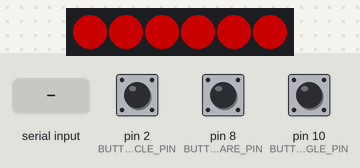
Bench run of a sketch on a simulated Arduino Mega 2560, built with avr-gcc and run on an emulated ATmega2560. Parts: 6 RGB LEDs in strip order, left to right. The test bench sets the inputs (shaded band); at power-on: pin 2 (BUTTON_CIRCLE_PIN) HIGH, pin 8 (BUTTON_SQUARE_PIN) HIGH, pin 10 (BUTTON_TRIANGLE_PIN) HIGH. Dim RGB values are drawn brighter than linear; what the sketch prints to the serial monitor is not drawn.

Above: at 1.2 s.
1.3 s: pin 2 (BUTTON_CIRCLE_PIN) pulled LOW for 0.15 s
4.4 s: "1" received over the second serial link
At 6.7 s:
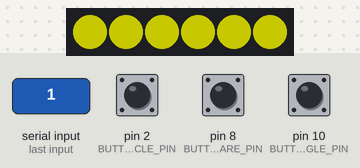
At 7.3 s:
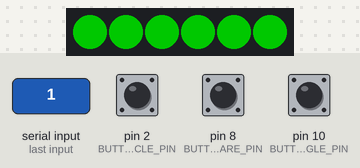
7.4 s: "2" received over the second serial link
8.9 s: pin 8 (BUTTON_SQUARE_PIN) pulled LOW for 0.15 s
At 11.3 s:
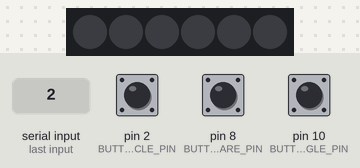
Timing chart, 0 to 15.0 s (numbered marks = the images above; inputs shaded):
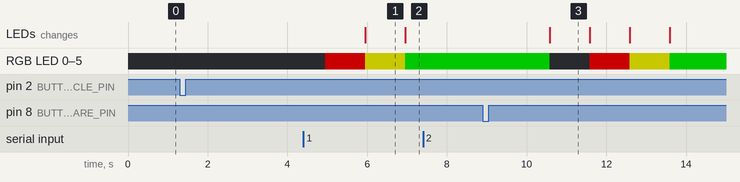

The sketch:

RockPaperSissors.pdf.ino
```cpp
/**
 *  File Rock Paper Scissors game
 *
 *  Authors: Isaac Draper, Ben Brenkman
 *  Email:   fuzeplay@timpanogos-tech.com
 *
 *  Purpose: This is the rock paper scissors implementation on the FuzePlay zubi board
 *  You will need to boards and three wires to connect the two boards together
 *  One wire to connect both grounds together, Another to connect one boards TX pin to the other boards RX pin,
 *  And another to connect the remaining RX pin to the other boards TX pin.
 *
 **/

#include <FastLED.h>
#include <Bounce2.h>
enum state {CONN, SUCCESS, WARNING, PLAY};
state status = CONN;
enum RESULT {TIE, WIN, LOSE, NA};
enum BUTTON {TRIANGLE, CIRCLE, SQUARE, NONE};
//---------------------Initialize LED's, Don't change these -------------------------
#define NUMBER_OF_LEDS 6
#define DATA_PIN 16 //Serial Data output (don't change this)
#define CLOCK_PIN 15 //Serial Clock output (don't change this)
CRGB leds[NUMBER_OF_LEDS];
//---------------------Buttons, Don't change these-----------------------------------
//This sets which pins in your Fuze board are connected to each button
//Since these are constants (they can't be changed), they are written in UPPER CASE
#define BUTTON_ONE_PIN 7
#define BUTTON_TWO_PIN 5
#define BUTTON_THREE_PIN 9
#define BUTTON_TRIANGLE_PIN 10
#define BUTTON_CIRCLE_PIN 2
#define BUTTON_SQUARE_PIN 8
//-----------------------------------------------------------------------------------
//Buzzer, don't change this
//This sets which pin on your Fuze board are connected to a buzzer
//Since these are constants (they can't be changed), they are written in UPPER CASE
#define BUZZER_PIN 3
//This enables "debouncing" on the buttons
//https://github.com/thomasfredericks/Bounce2
Bounce triangleDebouncer = Bounce();
Bounce circleDebouncer = Bounce();
Bounce squareDebouncer = Bounce();


//******************************************************************************
// User modifiable values
//******************************************************************************
int NUMBER_OF_PLAYS = 3;
int FLASH_CYCLES = 20;
double INTERVAL_INCREASE = 0.005;


// This is the setup function only called once during the program run.
// It is called before the loop is called
// Put initialization code here
void setup() {
  // put your setup code here, to run once:
  // Initialize FastLED library with our board led's
  FastLED.addLeds<APA102, DATA_PIN, CLOCK_PIN, BGR>(leds, NUMBER_OF_LEDS);
  clearAllLEDs();
  Serial.begin(9600);
  Serial1.begin(9600);
  //This tells the Fuze board that these pins are buttons, don't change this part of the code
  pinMode(BUTTON_TRIANGLE_PIN, INPUT_PULLUP);
  pinMode(BUTTON_CIRCLE_PIN, INPUT_PULLUP);
  pinMode(BUTTON_SQUARE_PIN, INPUT_PULLUP);
  //Initialize the button debounce, don't change this part of the code
#define DEBOUNCE_INTERVAL 40
  triangleDebouncer.attach(BUTTON_TRIANGLE_PIN);
  triangleDebouncer.interval(DEBOUNCE_INTERVAL);
  squareDebouncer.attach(BUTTON_SQUARE_PIN);
  squareDebouncer.interval(DEBOUNCE_INTERVAL);
  circleDebouncer.attach(BUTTON_CIRCLE_PIN);
  circleDebouncer.interval(DEBOUNCE_INTERVAL);
}

//Used to clear all the LEDs after a light sequence is complete
void clearAllLEDs() {
    // Goes through every led and then sets them to the color black
  for (int i = 0; i < NUMBER_OF_LEDS; i++) {
    leds[i] = CRGB::Black;
  }
  FastLED.show(); // Updates the changes so we can see them
}


// This is the loop function.
// This function is called over and over agian until the end of the program
void loop() {
  // //Read the latest button states
  triangleDebouncer.update();
  squareDebouncer.update();
  circleDebouncer.update();

  clearAllLEDs(); // Clear LED's

  // This section of code keeps track of the status of the game
  // There are two statuses
  // 1. Connecting, this is the waiting peroid, waits until both players are ready
  if (status == CONN) {
    if (connect())
      status = PLAY;
  }
  for (int i = 0; i < NUMBER_OF_PLAYS; i++) {
    playGame(); // This plays the game as many times as specified.
  }
  status = CONN;
}


// This is the connect function. Waits until both players are ready.
bool connect() {
  double count = 0;
  bool isConnected = false;
  bool isDown = false;
  char str[1];
  clearAllLEDs();
  // char recievData = 'N';
  while (!isConnected) {
      // Update the buttons
    triangleDebouncer.update();
    squareDebouncer.update();
    circleDebouncer.update();
    // Makes the cool circling blue ring of LED's
    leds[0].setRGB(0, 0, 100 * abs(sin(count + (3.141592659 / 6))));
    leds[1].setRGB(0, 0, 100 * abs(sin(count + (3.141592659 / 3))));
    leds[2].setRGB(0, 0, 100 * abs(sin(count + (3.141592659 / 2))));
    leds[3].setRGB(0, 0, 100 * abs(sin(count + (2 * 3.141592659 / 3))));
    leds[4].setRGB(0, 0, 100 * abs(sin(count + (5 * 3.141592659 / 6))));
    leds[5].setRGB(0, 0, 100 * abs(sin(count + (3.141592659))));
    count += 0.005;
    FastLED.show();
    // Check to see if the triangle button was pressed
    if (triangleDebouncer.fell() ||
        squareDebouncer.fell() ||
        circleDebouncer.fell()) {
      Serial.println("Fell");
      Serial1.write('1'); // Send the number '1' to the other board.
      isDown = true;
    }
    if (triangleDebouncer.rose()) {
      isDown = false;
    }
    int i = 0;
    // If the other board is trying to send something back see what message it is trying to send
    if (Serial1.available()) {
      int i = 0;
      int recievData;
      Serial.println("Recieving Data");
      while (Serial1.available() && i < 1) {
        str[0] = Serial1.read();
        i++;
      }

      if (i > 0 && isDown && str[0] == '1') { // If this board recieved the message down and the triangle button is pressed, send '1' to the other board
        isConnected = true;
        Serial.println("Recieved connecting... ");
        Serial.println(str[0]);
        Serial1.write(str, 1);
        i = 0;
      }
    }
  }
  connectSuccess(); // Once both players are ready flash green
  return true;
}


// Flashes the LED's green to indicate both players are ready
void connectSuccess() {
  clearAllLEDs();
  for (double i = 0; i < 15; i += 0.01) {
    leds[0].setRGB(0, 100 * abs(sin(i)), 0);
    leds[1].setRGB(0, 100 * abs(sin(i)), 0);
    leds[2].setRGB(0, 100 * abs(sin(i)), 0);
    leds[3].setRGB(0, 100 * abs(sin(i)), 0);
    leds[4].setRGB(0, 100 * abs(sin(i)), 0);
    leds[5].setRGB(0, 100 * abs(sin(i)), 0);
    FastLED.show();
  }
  clearAllLEDs();
}

// Sets all the LED's a specific color
void setAllLEDs(int r, int g, int b) {
  for (int i = 0; i < NUMBER_OF_LEDS; i++) {
    leds[i].setRGB(r, g, b);
  }
  FastLED.show();
}

// Flash the LED's a specific color
void flashAllLEDs(int r, int g, int b, double times = FLASH_CYCLES) {
  for (double T = 0; T < times; T += INTERVAL_INCREASE) {
    for (int i = 0; i < NUMBER_OF_LEDS; i++) {
      leds[i].setRGB(r * abs(sin(T)), g * abs(sin(T)), b * abs(sin(T)));
    }
    FastLED.show();
  }
  clearAllLEDs();
}


// Plays the game
void playGame() {
  bool inGame = true;
  bool isDown = false;
  BUTTON buttonDown = NONE;
  char str[1];
  int i = 0;

  // red, yellow, green
  clearAllLEDs();
  setAllLEDs(100, 0, 0);
  delay(1000);
  setAllLEDs(100, 100, 0);
  delay(1000);
  setAllLEDs(0, 100, 0);

  while (inGame) {
    triangleDebouncer.update();
    squareDebouncer.update();
    circleDebouncer.update();

    // send button info to other device
    if (triangleDebouncer.fell()) {
      Serial1.write('1');
      isDown = true;
      buttonDown = TRIANGLE;
    }
    else if (squareDebouncer.fell()) {
      Serial1.write('2');
      isDown = true;
      buttonDown = SQUARE;
    }
    else if (circleDebouncer.fell()) {
      Serial1.write('3');
      isDown = true;
      buttonDown = CIRCLE;
    }

    // send zero if button is released
    if (triangleDebouncer.rose() || squareDebouncer.rose() || circleDebouncer.rose()) {
      isDown = false;
      itoa(0, str, 10); //Turn value into a character array
      Serial1.write(str, 1);
      isDown = false;
      buttonDown = NONE;
    }

    // receiving data
    if (Serial1.available()) {
      i = 0;
      int recievData;
      while (Serial1.available() && i < 1) {
        str[0] = Serial1.read();
        if (str[0] == '1' ||
            str[0] == '2' ||
            str[0] == '3') i++;
      }
      Serial.println("Recieving Data:");
      Serial.println(str[0]);
      Serial.println("");
      if (str[0] == '0') i = 0;
    }

    // both users have pressed a button
    if (i > 0 && isDown) {
      // 1 triangle, 2 square, 3

      Serial.println("Both pressed");
      Serial.println(str[0]);
      Serial.println("Button:");
      Serial.println(buttonDown);

      if (str[0] == '1') {
        if (buttonDown == TRIANGLE) {
          showResult(TIE, buttonDown);
        }
        else if (buttonDown == SQUARE) {
          showResult(LOSE, buttonDown);
        }
        else if (buttonDown == CIRCLE) {
          showResult(WIN, buttonDown);
        }
        i = 0;
        isDown = false;
        return;
      }
      else if (str[0] == '2') {
        if (buttonDown == TRIANGLE) {
          showResult(WIN, buttonDown);
        }
        else if (buttonDown == SQUARE) {
          showResult(TIE, buttonDown);
        }
        else if (buttonDown == CIRCLE) {
          showResult(LOSE, buttonDown);
        }
        i = 0;
        isDown = false;
        return;
      }
      else if (str[0] == '3') {
        if (buttonDown == TRIANGLE) {
          showResult(LOSE, buttonDown);
        }
        else if (buttonDown == SQUARE) {
          showResult(WIN, buttonDown);
        }
        else if (buttonDown == CIRCLE) {
          showResult(TIE, buttonDown);
        }
        i = 0;
        isDown = false;
        return;
      }
    }
  }
}


// Displays the result of the game
void showResult(RESULT re, BUTTON btn) {
  char str[1];
  Serial.println("BTN:");
  Serial.println(btn);
  Serial.println("");

  switch (btn) {
    case TRIANGLE:
      //itoa(1, str, 10); //Turn value into a character array
      Serial1.write('1');
      Serial.println("Sending ");
      Serial.println(str[0]);
      Serial.println("");
      break;
    case SQUARE:
      //itoa(2, str, 10); //Turn value into a character array
      Serial1.write('2');
      Serial.println("Sending ");
      Serial.println(str[0]);
      Serial.println("");
      break;
    case CIRCLE:
      //itoa(3, str, 10); //Turn value into a character array
      Serial1.write('3');
      Serial.println("Sending ");
      Serial.println(str[0]);
      Serial.println("");
      break;
    default:
      Serial.println("Error Sending");
  }
  switch (re) {
    case WIN:
      Serial.println("Won");
      flashAllLEDs(0, 100, 0);
      break;
    case LOSE:
      Serial.println("LOST");
      flashAllLEDs(100, 0, 0);
      break;
    case TIE:
      Serial.println("TIE");
      flashAllLEDs(100, 100, 0);
      break;
    default:
      flashAllLEDs(100, 100, 100);
      break;
  }
  delay(1000);
  clearAllLEDs();
}
```

Measured:
- after the input at 1.3 s, every drawn part: stays the same
- after the input at 4.4 s, RGB LED 0–5: off → RGB(100, 0, 0) after 0.55 s, → RGB(100, 100, 0) 1.0 s later, → RGB(0, 100, 0) 1.0 s later; the LEDs: change after 1.5 s (image 1)
- after the input at 7.4 s, every drawn part: stays the same
- after the input at 8.9 s, RGB LED 0–5: RGB(0, 100, 0) → off after 1.7 s, → RGB(100, 0, 0) 1.0 s later, → RGB(100, 100, 0) 1.0 s later, → RGB(0, 100, 0) 1.0 s later; the LEDs: change after 1.7 s (image 3)
- what the display in image 1 shows lasts 1.0 s, from 5.9 s to 6.9 s
